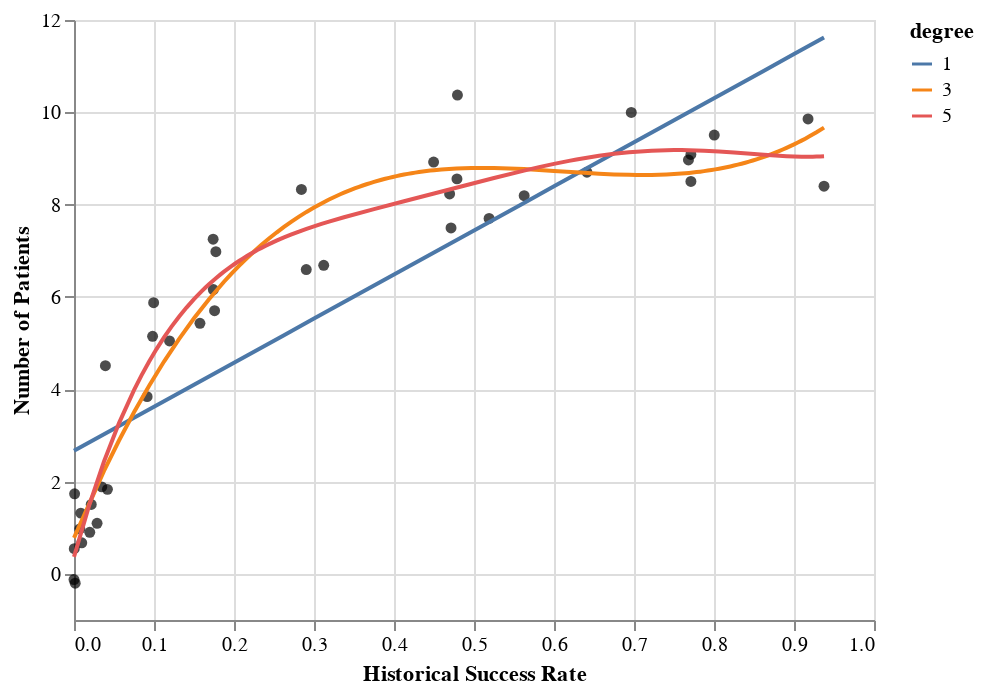

This figure's notebook cell:
### Code cell
import numpy as np
import pandas as pd
import altair as alt

# Generate some random data
rng = np.random.RandomState(1)
x = rng.rand(40) ** 2
y = 10 - 1.0 / (x + 0.1) + rng.randn(40)
source = pd.DataFrame({"x": x, "y": y})

# Define the degree of the polynomial fits
degree_list = [1, 3, 5]

base = alt.Chart(source).mark_circle(color="black").encode(
        alt.X("x"), alt.Y("y"),tooltip=['x','y']
)
base.encoding.x.title = 'Historical Success Rate'
base.encoding.y.title = 'Number of Patients'
polynomial_fit = [
    base.transform_regression(
        "x", "y", method="poly", order=order, as_=["x", str(order)]
    )
    .mark_line()
    .transform_fold([str(order)], as_=["degree", "y"])
    .encode(alt.Color("degree:N"))
    for order in degree_list
]

alt.layer(base, *polynomial_fit)

### Figure 1 — Vega-Lite specification as saved in the notebook (floating-point values rounded to 4 significant figures)
{"config": {"view": {"continuousWidth": 400, "continuousHeight": 300}}, "layer": [{"mark": {"type": "circle", "color": "black"}, "encoding": {"tooltip": [{"field": "x", "type": "quantitative"}, {"field": "y", "type": "quantitative"}], "x": {"field": "x", "title": "Historical Success Rate", "type": "quantitative"}, "y": {"field": "y", "title": "Number of Patients", "type": "quantitative"}}}, {"mark": "line", "encoding": {"color": {"field": "degree", "type": "nominal"}, "tooltip": [{"field": "x", "type": "quantitative"}, {"field": "y", "type": "quantitative"}], "x": {"field": "x", "title": "Historical Success Rate", "type": "quantitative"}, "y": {"field": "y", "title": "Number of Patients", "type": "quantitative"}}, "transform": [{"on": "x", "regression": "y", "method": "poly", "order": 1, "as": ["x", "1"]}, {"fold": ["1"], "as": ["degree", "y"]}]}, {"mark": "line", "encoding": {"color": {"field": "degree", "type": "nominal"}, "tooltip": [{"field": "x", "type": "quantitative"}, {"field": "y", "type": "quantitative"}], "x": {"field": "x", "title": "Historical Success Rate", "type": "quantitative"}, "y": {"field": "y", "title": "Number of Patients", "type": "quantitative"}}, "transform": [{"on": "x", "regression": "y", "method": "poly", "order": 3, "as": ["x", "3"]}, {"fold": ["3"], "as": ["degree", "y"]}]}, {"mark": "line", "encoding": {"color": {"field": "degree", "type": "nominal"}, "tooltip": [{"field": "x", "type": "quantitative"}, {"field": "y", "type": "quantitative"}], "x": {"field": "x", "title": "Historical Success Rate", "type": "quantitative"}, "y": {"field": "y", "title": "Number of Patients", "type": "quantitative"}}, "transform": [{"on": "x", "regression": "y", "method": "poly", "order": 5, "as": ["x", "5"]}, {"fold": ["5"], "as": ["degree", "y"]}]}], "data": {"name": "data-7c0ed963b624a8fefad4a2e488182d95"}, "$schema": "https://vega.github.io/schema/vega-lite/v4.17.0.json", "datasets": {"data-7c0ed963b624a8fefad4a2e488182d95": [{"x": 0.1739, "y": 7.25}, {"x": 0.5189, "y": 7.7}, {"x": 1.308e-08, "y": -0.1229}, {"x": 0.0914, "y": 3.84}, {"x": 0.02154, "y": 1.504}, {"x": 0.008526, "y": 1.316}, {"x": 0.03469, "y": 1.884}, {"x": 0.1194, "y": 5.046}, {"x": 0.1574, "y": 5.428}, {"x": 0.2903, "y": 6.593}, {"x": 0.1757, "y": 5.702}, {"x": 0.4695, "y": 8.231}, {"x": 0.0418, "y": 1.831}, {"x": 0.7711, "y": 9.086}, {"x": 0.0007501, "y": 1.734}, {"x": 0.4495, "y": 8.922}, {"x": 0.1741, "y": 6.16}, {"x": 0.3121, "y": 6.686}, {"x": 0.01971, "y": 0.8992}, {"x": 0.03924, "y": 4.511}, {"x": 0.6412, "y": 8.702}, {"x": 0.9375, "y": 8.399}, {"x": 0.09823, "y": 5.146}, {"x": 0.4793, "y": 10.37}, {"x": 0.7681, "y": 8.968}, {"x": 0.8003, "y": 9.506}, {"x": 0.007233, "y": 0.9746}, {"x": 0.001525, "y": -0.202}, {"x": 0.02884, "y": 1.096}, {"x": 0.7711, "y": 8.503}, {"x": 0.009672, "y": 0.673}, {"x": 0.1773, "y": 6.981}, {"x": 0.9176, "y": 9.856}, {"x": 0.2843, "y": 8.329}, {"x": 0.4787, "y": 8.558}, {"x": 0.09955, "y": 5.874}, {"x": 0.4713, "y": 7.495}, {"x": 0.6966, "y": 9.998}, {"x": 0.0003345, "y": 0.5463}, {"x": 0.5627, "y": 8.193}]}}
